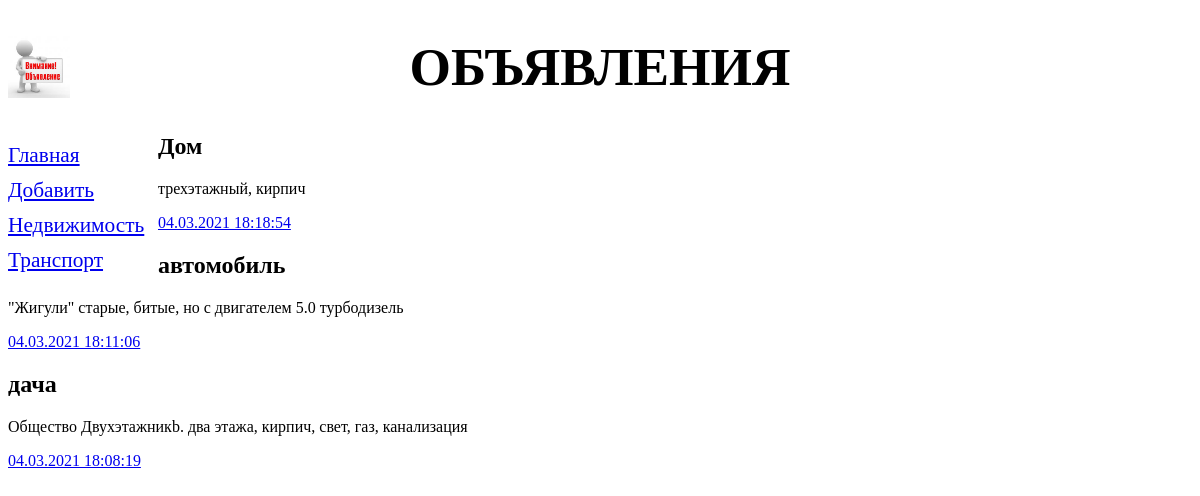
The page /mysite/ on the database its author committed.
### mysite/models.py (models this page shows, shortened)
class Rubric(models.Model):
    name = models.CharField(max_length=20, db_index=True, verbose_name='Название')
    class Meta:
        verbose_name_plural = 'Рубрики'
        verbose_name = 'Рубрика'
        ordering = ['name']

class Bd(models.Model):
    title = models.CharField(max_length=50, verbose_name='Товар')
    content = models.TextField(null=True, blank=True, verbose_name='Описание')
    price = models.FloatField(null=True, blank=True, verbose_name='Цена')
    published = models.DateTimeField(auto_now_add=True, db_index=True, verbose_name='Опубликовано')
    rubric = models.ForeignKey('Rubric', null=True, on_delete=models.PROTECT, verbose_name='Рубрика')
    class Meta:
        verbose_name_plural = 'Объявления'
        verbose_name = 'Объявлениe'
        ordering = ['-published', 'title']

### mysite/views.py (the view)
# urls.py: path('', index, name= 'index'),
def index (request):
    bbs = Bd.objects.all()
    rubrics = Rubric.objects.all()
    context = {'bbs':bbs, 'rubrics': rubrics}
    return render(request, 'mysite/index.html', context)

### mysite/templates/mysite/index.html
{% extends "layout/basic.html" %}
{% block content %}
{% for bd in bbs %}
<div>
    <h2>{{ bd.title }}</h2>
    <p>{{ bd.content }}</p>
    <p><a href="{% url 'by_rubric' bd.rubric.pk %}">{{ bd.published|date:"d.m.Y H:i:s" }}</a> </p>
</div>
{% endfor %}
{% endblock %}

### mysite/templates/layout/basic.html (shortened to what this page needs)
{% load static %}
<!DOCTYPE html>
<html>
<head>
    <link rel="stylesheet" type="text/css" href="{% static 'mysite/style.css' %}">
</head>
<body>
    <header>
        <h1>Объявления</h1>
    </header>
    <nav>
        <a href="{% url 'index' %}">Главная</a>
        <a href="{% url 'add' %}">Добавить</a>
        {% for rubric in rubrics %}
        <a href="{% url 'by_rubric' rubric.pk %}">{{ rubric.name }}</a>
        {% endfor %}
    </nav>
    <section>
        {% block content %}
        {% endblock %}
    </section>
</body>
</html>

### mysite/static/mysite/style.css (style rules this page uses)
header h1 { font-size: 40pt; text-transform: uppercase; text-align: center; background: url("bg.jpg") left / auto 100% no-repeat; }
nav { font-size: 16pt; width: 150px; float: left; }
nav a { display: block; margin: 10px 0px; }
section { margin-left: 170 px; }

### rows shown on the page
Rubric: name "Недвижимость"
Rubric: name "Транспорт"
Bd: title "Дом", content "трехэтажный, кирпич", published "04.03.2021 18:18:54"
Bd: title "автомобиль", content "\"Жигули\" старые, битые, но с двигателем 5.0 турбодизель", published "04.03.2021 18:11:06"
Bd: title "дача", content "Общество Двухэтажникb. два этажа, кирпич, свет, газ, канализация", published "04.03.2021 18:08:19"
